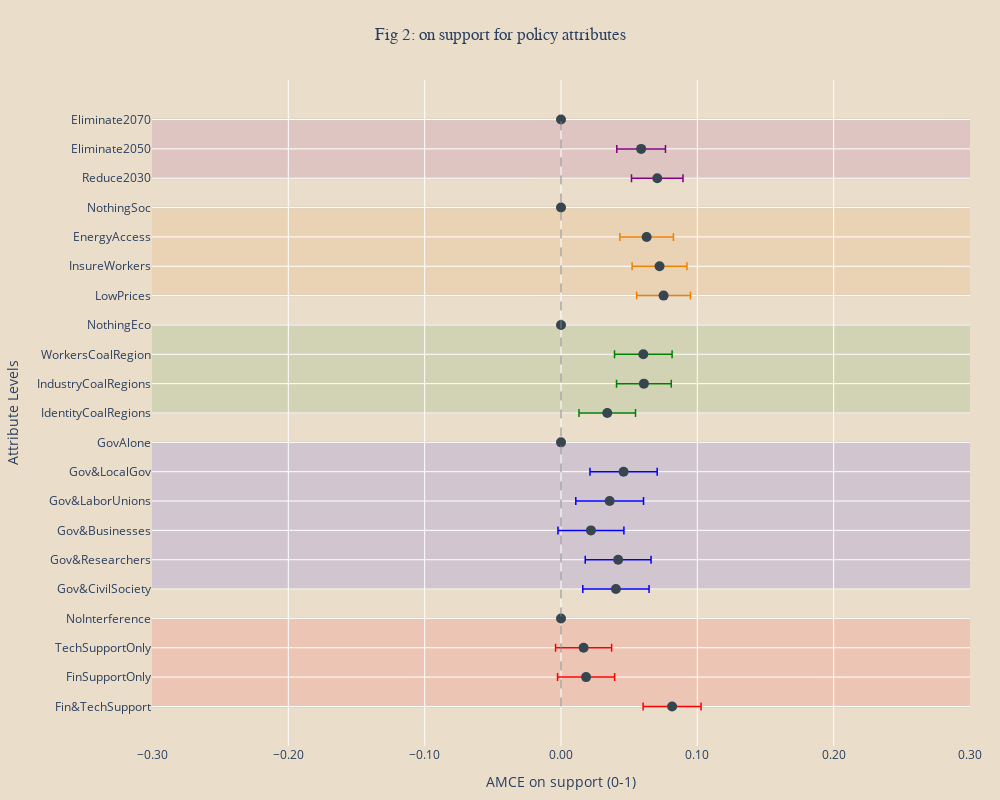

Source (notebook cell):
### Code cell
def plot_regression(model, data_info, width=1.0, plot_title="Fig 2: on support for policy attributes"):

    order = data_info['order']
    att_1_levels = order['att_1']
    att_2_levels = order['att_2']
    att_3_levels = order['att_3']
    att_4_levels = order['att_4']
    att_5_levels = order['att_5']

    att_levels = [att_5_levels, att_4_levels, att_3_levels, att_2_levels, att_1_levels]

    att_colors = data_info['colors']

    fig = go.Figure()

    total_levels = sum(len(levels) for levels in att_levels) +  5

    # Loop through each attribute group and add the data to the plot
    for i, levels in enumerate(att_levels):
        att_coefficients = [model.params[f'att_{5-i}_{level}'] for level in levels] + [0] 
        att_standard_errors = [model.bse[f'att_{5-i}_{level}']*1.97 for level in levels] + [0]

        reference = ['Eliminate2070', 'NothingSoc', 'NothingEco', 'GovAlone', 'NoInterference']

        levels = levels + [reference[5-i-1]] 

        fig.add_trace(go.Scatter(
            x=att_coefficients,
            y=levels,
            mode='markers',
            error_x=dict(type='data', array=att_standard_errors, color=att_colors[i], thickness=1.5),
            marker=dict(color='#36454F', size=10),
            orientation='h',
            showlegend = False,
        ))

        fig.add_shape(
            type="rect",
            x0=-width,  # Set a fixed value for x0, which is left side of the plot
            x1=width,  # Set the width of the shape to 1000 (right side of the plot)
            y0=total_levels - sum(len(l) + 1 for l in att_levels[i:]),  # Set y0 to the starting level index
            y1=total_levels - sum(len(l) + 1 for l in att_levels[i:]) + len(levels) -1,  # Set y1 to the ending level index
            fillcolor=att_colors[i],
            opacity=0.1,  # Set the opacity for a light transparent effect
            layer="below",  # Place the rectangle below the scatter plot markers
        )
    
    att_1_levels = att_1_levels + [reference[0]]
    att_2_levels = att_2_levels + [reference[1]]
    att_3_levels = att_3_levels + [reference[2]] 
    att_4_levels = att_4_levels + [reference[3]] 
    att_5_levels = att_5_levels + [reference[4]]

    # Add a vertical line at x=0 for reference
    fig.add_shape(type="line", x0=0, x1=0, y0=att_5_levels[0], y1=att_1_levels[-1], line=dict(color="gray", width=1, dash='dash'))

    # Update the layout of the error bar plot
    fig.update_layout(
        title={
            'text': plot_title,
            'x': 0.0,
            'xanchor': 'center',
            'font': {'family': 'Computer Modern'}
        },
        xaxis_title='AMCE on support (0-1)',
        yaxis_title='Attribute Levels',
        yaxis=dict(categoryorder='array', categoryarray=att_5_levels),  # Set the categoryorder for y-axis based on att_1_levels
        xaxis=dict(tickformat='.2f', zeroline=False, range=[-0.3,0.3]),  # Remove x-axis zeroline
        showlegend=True,  # Show legend with attribute names
        margin=dict(l=80, r=30, b=40, t=80),
        height=800,  # Set the height of the plot to 600 pixels
        width=1000,
        title_x=0.50,
        paper_bgcolor="#EADDCA",
        plot_bgcolor='rgba(0,0,0,0)',
    ) 

    # Show the interactive error bar plot
    return fig

data_info = read_yaml(r"C:\Users\sjurl\OneDrive\Desktop\MasterThesis\Analysis\conjoint\developer\final\plot_specs.yaml")

fig = plot_regression(model, data_info, width=1.0)
fig.show()

### Figure 1 — Plotly figure (JSON) as saved in the notebook; plotly's stock layout.template omitted (floating-point values rounded to 4 significant figures)
{"data": [{"error_x": {"array": [0.02126, 0.02092, 0.02056, 0], "color": "red", "thickness": 1.5, "type": "data"}, "marker": {"color": "#36454F", "size": 10}, "mode": "markers", "orientation": "h", "showlegend": false, "type": "scatter", "x": [0.08148, 0.01839, 0.01659, 0], "y": ["Fin&TechSupport", "FinSupportOnly", "TechSupportOnly", "NoInterference"]}, {"error_x": {"array": [0.02432, 0.02415, 0.02419, 0.02484, 0.02465, 0], "color": "blue", "thickness": 1.5, "type": "data"}, "marker": {"color": "#36454F", "size": 10}, "mode": "markers", "orientation": "h", "showlegend": false, "type": "scatter", "x": [0.04029, 0.04192, 0.02196, 0.03569, 0.0459, 0], "y": ["Gov&CivilSociety", "Gov&Researchers", "Gov&Businesses", "Gov&LaborUnions", "Gov&LocalGov", "GovAlone"]}, {"error_x": {"array": [0.02073, 0.02008, 0.02112, 0], "color": "green", "thickness": 1.5, "type": "data"}, "marker": {"color": "#36454F", "size": 10}, "mode": "markers", "orientation": "h", "showlegend": false, "type": "scatter", "x": [0.03393, 0.0608, 0.06038, 0], "y": ["IdentityCoalRegions", "IndustryCoalRegions", "WorkersCoalRegion", "NothingEco"]}, {"error_x": {"array": [0.01971, 0.02011, 0.01965, 0], "color": "#F08000", "thickness": 1.5, "type": "data"}, "marker": {"color": "#36454F", "size": 10}, "mode": "markers", "orientation": "h", "showlegend": false, "type": "scatter", "x": [0.07524, 0.07228, 0.06282, 0], "y": ["LowPrices", "InsureWorkers", "EnergyAccess", "NothingSoc"]}, {"error_x": {"array": [0.01889, 0.01785, 0], "color": "purple", "thickness": 1.5, "type": "data"}, "marker": {"color": "#36454F", "size": 10}, "mode": "markers", "orientation": "h", "showlegend": false, "type": "scatter", "x": [0.0706, 0.05878, 0], "y": ["Reduce2030", "Eliminate2050", "Eliminate2070"]}], "layout": {"height": 800, "margin": {"b": 40, "l": 80, "r": 30, "t": 80}, "paper_bgcolor": "#EADDCA", "plot_bgcolor": "rgba(0,0,0,0)", "shapes": [{"fillcolor": "red", "layer": "below", "opacity": 0.1, "type": "rect", "x0": -1, "x1": 1, "y0": 0, "y1": 3}, {"fillcolor": "blue", "layer": "below", "opacity": 0.1, "type": "rect", "x0": -1, "x1": 1, "y0": 4, "y1": 9}, {"fillcolor": "green", "layer": "below", "opacity": 0.1, "type": "rect", "x0": -1, "x1": 1, "y0": 10, "y1": 13}, {"fillcolor": "#F08000", "layer": "below", "opacity": 0.1, "type": "rect", "x0": -1, "x1": 1, "y0": 14, "y1": 17}, {"fillcolor": "purple", "layer": "below", "opacity": 0.1, "type": "rect", "x0": -1, "x1": 1, "y0": 18, "y1": 20}, {"line": {"color": "gray", "dash": "dash", "width": 1}, "type": "line", "x0": 0, "x1": 0, "y0": "Fin&TechSupport", "y1": "Eliminate2070"}], "showlegend": true, "title": {"font": {"family": "Computer Modern"}, "text": "Fig 2: on support for policy attributes", "x": 0.5, "xanchor": "center"}, "width": 1000, "xaxis": {"range": [-0.3, 0.3], "tickformat": ".2f", "title": {"text": "AMCE on support (0-1)"}, "zeroline": false}, "yaxis": {"categoryarray": ["Fin&TechSupport", "FinSupportOnly", "TechSupportOnly", "NoInterference"], "categoryorder": "array", "title": {"text": "Attribute Levels"}}}}
